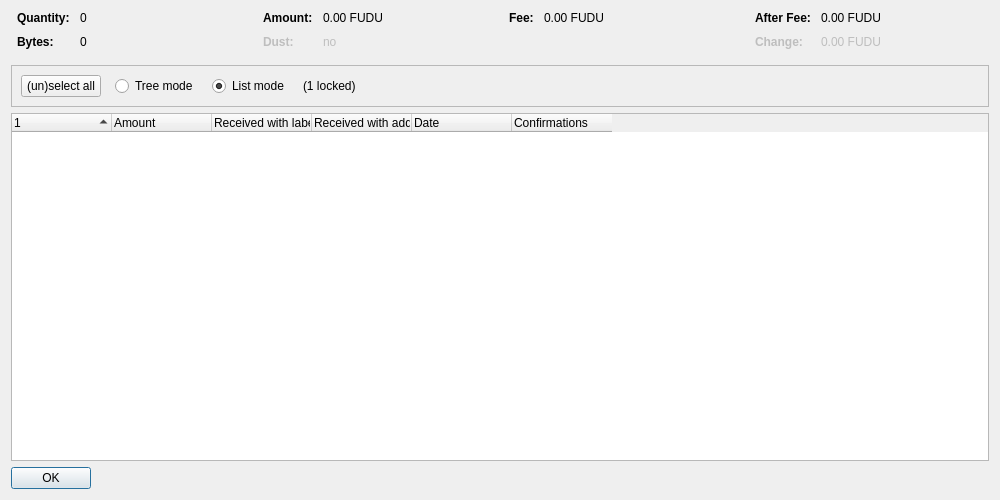
<?xml version="1.0" encoding="UTF-8"?>
<ui version="4.0">
 <class>CoinControlDialog</class>
 <widget class="QDialog" name="CoinControlDialog">
  <property name="geometry">
   <rect>
    <x>0</x>
    <y>0</y>
    <width>1000</width>
    <height>500</height>
   </rect>
  </property>
  <property name="windowTitle">
   <string>Coin Selection</string>
  </property>
  <layout class="QVBoxLayout" name="verticalLayout">
   <item>
    <layout class="QHBoxLayout" name="horizontalLayoutTop" stretch="0,0,0,0">
     <property name="topMargin">
      <number>0</number>
     </property>
     <property name="bottomMargin">
      <number>10</number>
     </property>
     <item>
      <layout class="QFormLayout" name="formLayoutCoinControl1">
       <property name="horizontalSpacing">
        <number>10</number>
       </property>
       <property name="verticalSpacing">
        <number>10</number>
       </property>
       <property name="leftMargin">
        <number>6</number>
       </property>
       <property name="rightMargin">
        <number>6</number>
       </property>
       <item row="0" column="0">
        <widget class="QLabel" name="labelCoinControlQuantityText">
         <property name="font">
          <font>
           <weight>75</weight>
           <bold>true</bold>
          </font>
         </property>
         <property name="text">
          <string>Quantity:</string>
         </property>
        </widget>
       </item>
       <item row="0" column="1">
        <widget class="QLabel" name="labelCoinControlQuantity">
         <property name="cursor">
          <cursorShape>IBeamCursor</cursorShape>
         </property>
         <property name="contextMenuPolicy">
          <enum>Qt::ActionsContextMenu</enum>
         </property>
         <property name="text">
          <string notr="true">0</string>
         </property>
         <property name="textInteractionFlags">
          <set>Qt::LinksAccessibleByMouse|Qt::TextSelectableByKeyboard|Qt::TextSelectableByMouse</set>
         </property>
        </widget>
       </item>
       <item row="1" column="0">
        <widget class="QLabel" name="labelCoinControlBytesText">
         <property name="font">
          <font>
           <weight>75</weight>
           <bold>true</bold>
          </font>
         </property>
         <property name="text">
          <string>Bytes:</string>
         </property>
        </widget>
       </item>
       <item row="1" column="1">
        <widget class="QLabel" name="labelCoinControlBytes">
         <property name="cursor">
          <cursorShape>IBeamCursor</cursorShape>
         </property>
         <property name="contextMenuPolicy">
          <enum>Qt::ActionsContextMenu</enum>
         </property>
         <property name="text">
          <string notr="true">0</string>
         </property>
         <property name="textInteractionFlags">
          <set>Qt::LinksAccessibleByMouse|Qt::TextSelectableByKeyboard|Qt::TextSelectableByMouse</set>
         </property>
        </widget>
       </item>
      </layout>
     </item>
     <item>
      <layout class="QFormLayout" name="formLayoutCoinControl2">
       <property name="horizontalSpacing">
        <number>10</number>
       </property>
       <property name="verticalSpacing">
        <number>10</number>
       </property>
       <property name="leftMargin">
        <number>6</number>
       </property>
       <property name="rightMargin">
        <number>6</number>
       </property>
       <item row="0" column="0">
        <widget class="QLabel" name="labelCoinControlAmountText">
         <property name="font">
          <font>
           <weight>75</weight>
           <bold>true</bold>
          </font>
         </property>
         <property name="text">
          <string>Amount:</string>
         </property>
        </widget>
       </item>
       <item row="0" column="1">
        <widget class="QLabel" name="labelCoinControlAmount">
         <property name="cursor">
          <cursorShape>IBeamCursor</cursorShape>
         </property>
         <property name="contextMenuPolicy">
          <enum>Qt::ActionsContextMenu</enum>
         </property>
         <property name="text">
          <string notr="true">0.00 FUDU</string>
         </property>
         <property name="textInteractionFlags">
          <set>Qt::LinksAccessibleByMouse|Qt::TextSelectableByKeyboard|Qt::TextSelectableByMouse</set>
         </property>
        </widget>
       </item>
       <item row="1" column="0">
        <widget class="QLabel" name="labelCoinControlLowOutputText">
         <property name="enabled">
          <bool>false</bool>
         </property>
         <property name="font">
          <font>
           <weight>75</weight>
           <bold>true</bold>
          </font>
         </property>
         <property name="text">
          <string>Dust:</string>
         </property>
        </widget>
       </item>
       <item row="1" column="1">
        <widget class="QLabel" name="labelCoinControlLowOutput">
         <property name="enabled">
          <bool>false</bool>
         </property>
         <property name="cursor">
          <cursorShape>IBeamCursor</cursorShape>
         </property>
         <property name="contextMenuPolicy">
          <enum>Qt::ActionsContextMenu</enum>
         </property>
         <property name="text">
          <string notr="true">no</string>
         </property>
         <property name="textInteractionFlags">
          <set>Qt::LinksAccessibleByMouse|Qt::TextSelectableByKeyboard|Qt::TextSelectableByMouse</set>
         </property>
        </widget>
       </item>
      </layout>
     </item>
     <item>
      <layout class="QFormLayout" name="formLayoutCoinControl3">
       <property name="horizontalSpacing">
        <number>10</number>
       </property>
       <property name="verticalSpacing">
        <number>10</number>
       </property>
       <property name="leftMargin">
        <number>6</number>
       </property>
       <property name="rightMargin">
        <number>6</number>
       </property>
       <item row="0" column="0">
        <widget class="QLabel" name="labelCoinControlFeeText">
         <property name="font">
          <font>
           <weight>75</weight>
           <bold>true</bold>
          </font>
         </property>
         <property name="text">
          <string>Fee:</string>
         </property>
        </widget>
       </item>
       <item row="0" column="1">
        <widget class="QLabel" name="labelCoinControlFee">
         <property name="cursor">
          <cursorShape>IBeamCursor</cursorShape>
         </property>
         <property name="contextMenuPolicy">
          <enum>Qt::ActionsContextMenu</enum>
         </property>
         <property name="text">
          <string notr="true">0.00 FUDU</string>
         </property>
         <property name="textInteractionFlags">
          <set>Qt::LinksAccessibleByMouse|Qt::TextSelectableByKeyboard|Qt::TextSelectableByMouse</set>
         </property>
        </widget>
       </item>
      </layout>
     </item>
     <item>
      <layout class="QFormLayout" name="formLayoutCoinControl4">
       <property name="horizontalSpacing">
        <number>10</number>
       </property>
       <property name="verticalSpacing">
        <number>10</number>
       </property>
       <property name="leftMargin">
        <number>6</number>
       </property>
       <property name="rightMargin">
        <number>6</number>
       </property>
       <item row="0" column="0">
        <widget class="QLabel" name="labelCoinControlAfterFeeText">
         <property name="font">
          <font>
           <weight>75</weight>
           <bold>true</bold>
          </font>
         </property>
         <property name="text">
          <string>After Fee:</string>
         </property>
        </widget>
       </item>
       <item row="0" column="1">
        <widget class="QLabel" name="labelCoinControlAfterFee">
         <property name="cursor">
          <cursorShape>IBeamCursor</cursorShape>
         </property>
         <property name="contextMenuPolicy">
          <enum>Qt::ActionsContextMenu</enum>
         </property>
         <property name="text">
          <string notr="true">0.00 FUDU</string>
         </property>
         <property name="textInteractionFlags">
          <set>Qt::LinksAccessibleByMouse|Qt::TextSelectableByKeyboard|Qt::TextSelectableByMouse</set>
         </property>
        </widget>
       </item>
       <item row="1" column="0">
        <widget class="QLabel" name="labelCoinControlChangeText">
         <property name="enabled">
          <bool>false</bool>
         </property>
         <property name="font">
          <font>
           <weight>75</weight>
           <bold>true</bold>
          </font>
         </property>
         <property name="text">
          <string>Change:</string>
         </property>
        </widget>
       </item>
       <item row="1" column="1">
        <widget class="QLabel" name="labelCoinControlChange">
         <property name="enabled">
          <bool>false</bool>
         </property>
         <property name="cursor">
          <cursorShape>IBeamCursor</cursorShape>
         </property>
         <property name="contextMenuPolicy">
          <enum>Qt::ActionsContextMenu</enum>
         </property>
         <property name="text">
          <string notr="true">0.00 FUDU</string>
         </property>
         <property name="textInteractionFlags">
          <set>Qt::LinksAccessibleByMouse|Qt::TextSelectableByKeyboard|Qt::TextSelectableByMouse</set>
         </property>
        </widget>
       </item>
      </layout>
     </item>
    </layout>
   </item>
   <item>
    <widget class="QFrame" name="frame">
     <property name="minimumSize">
      <size>
       <width>0</width>
       <height>40</height>
      </size>
     </property>
     <property name="frameShape">
      <enum>QFrame::StyledPanel</enum>
     </property>
     <property name="frameShadow">
      <enum>QFrame::Sunken</enum>
     </property>
     <layout class="QHBoxLayout" name="horizontalLayout">
      <item>
       <layout class="QHBoxLayout" name="horizontalLayoutPanel" stretch="0,0,0,0,0">
        <property name="spacing">
         <number>14</number>
        </property>
        <item>
         <widget class="QPushButton" name="pushButtonSelectAll">
          <property name="sizePolicy">
           <sizepolicy hsizetype="Maximum" vsizetype="Fixed">
            <horstretch>0</horstretch>
            <verstretch>0</verstretch>
           </sizepolicy>
          </property>
          <property name="text">
           <string>(un)select all</string>
          </property>
          <property name="autoDefault">
           <bool>false</bool>
          </property>
         </widget>
        </item>
        <item>
         <widget class="QRadioButton" name="radioTreeMode">
          <property name="sizePolicy">
           <sizepolicy hsizetype="Maximum" vsizetype="Fixed">
            <horstretch>0</horstretch>
            <verstretch>0</verstretch>
           </sizepolicy>
          </property>
          <property name="text">
           <string>Tree mode</string>
          </property>
         </widget>
        </item>
        <item>
         <widget class="QRadioButton" name="radioListMode">
          <property name="sizePolicy">
           <sizepolicy hsizetype="Maximum" vsizetype="Fixed">
            <horstretch>0</horstretch>
            <verstretch>0</verstretch>
           </sizepolicy>
          </property>
          <property name="text">
           <string>List mode</string>
          </property>
          <property name="checked">
           <bool>true</bool>
          </property>
         </widget>
        </item>
        <item>
         <widget class="QLabel" name="labelLocked">
          <property name="text">
           <string notr="true">(1 locked)</string>
          </property>
         </widget>
        </item>
        <item>
         <spacer name="horizontalSpacer">
          <property name="orientation">
           <enum>Qt::Horizontal</enum>
          </property>
          <property name="sizeHint" stdset="0">
           <size>
            <width>40</width>
            <height>20</height>
           </size>
          </property>
         </spacer>
        </item>
       </layout>
      </item>
     </layout>
    </widget>
   </item>
   <item>
    <widget class="CoinControlTreeWidget" name="treeWidget">
     <property name="contextMenuPolicy">
      <enum>Qt::CustomContextMenu</enum>
     </property>
     <property name="sortingEnabled">
      <bool>false</bool>
     </property>
     <property name="columnCount">
      <number>6</number>
     </property>
     <attribute name="headerShowSortIndicator" stdset="0">
      <bool>true</bool>
     </attribute>
     <attribute name="headerStretchLastSection">
      <bool>false</bool>
     </attribute>
     <column>
      <property name="text">
       <string/>
      </property>
     </column>
     <column>
      <property name="text">
       <string>Amount</string>
      </property>
     </column>
     <column>
      <property name="text">
       <string>Received with label</string>
      </property>
     </column>
     <column>
      <property name="text">
       <string>Received with address</string>
      </property>
     </column>
     <column>
      <property name="text">
       <string>Date</string>
      </property>
     </column>
     <column>
      <property name="text">
       <string>Confirmations</string>
      </property>
      <property name="toolTip">
       <string>Confirmed</string>
      </property>
     </column>
     <column>
      <property name="text">
       <string/>
      </property>
     </column>
     <column>
      <property name="text">
       <string/>
      </property>
     </column>
     <column>
      <property name="text">
       <string/>
      </property>
     </column>
     <column>
      <property name="text">
       <string/>
      </property>
     </column>
    </widget>
   </item>
   <item>
    <widget class="QDialogButtonBox" name="buttonBox">
     <property name="sizePolicy">
      <sizepolicy hsizetype="Maximum" vsizetype="Fixed">
       <horstretch>0</horstretch>
       <verstretch>0</verstretch>
      </sizepolicy>
     </property>
     <property name="orientation">
      <enum>Qt::Horizontal</enum>
     </property>
     <property name="standardButtons">
      <set>QDialogButtonBox::Ok</set>
     </property>
    </widget>
   </item>
  </layout>
 </widget>
 <customwidgets>
  <customwidget>
   <class>CoinControlTreeWidget</class>
   <extends>QTreeWidget</extends>
   <header>qt/coincontroltreewidget.h</header>
  </customwidget>
 </customwidgets>
 <resources/>
 <connections/>
</ui>
